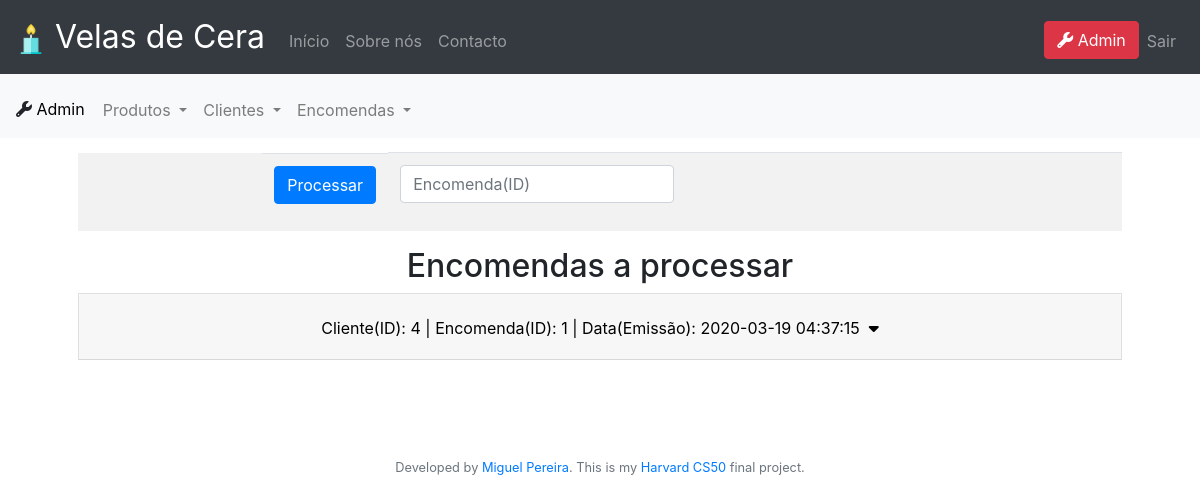
The app's page /admin/encomendas (signed in), older data.
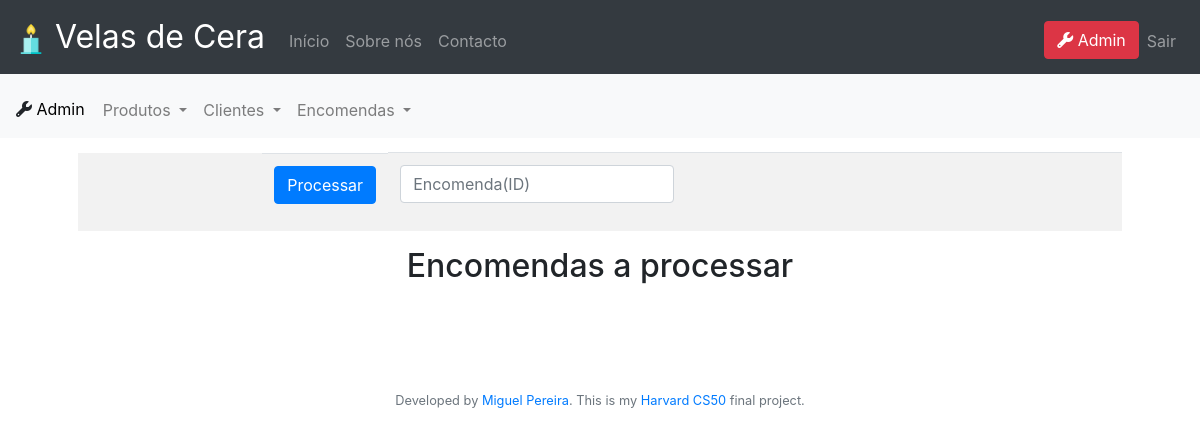
The same page, newer data.
### tables this page shows
CREATE TABLE encomenda (id integer not null primary key autoincrement, user_id integer not null, product_id integer not null, quantities numeric not null, price numeric not null, product_name text not null, data timestamp not null default current_timestamp, estado text not null default em_processo);

### app.py (the view, shortened to what this page needs)
@app.route("/admin/encomendas", methods=["GET", "POST"])
@admin_login_required
def adminEncomendas():
    encomendas_datas = ''
    encomendas = ''
    encomendas_datas = db.execute("select data, id, user_id from encomenda where estado='em_processo' group by data")
    encomendas = db.execute("select * from encomenda")
    return render_template("encomendas.html", encomendas_datas=encomendas_datas, encomendas=encomendas)

### app.py (called while the page is built)
@app.after_request
def after_request(response):
    response.headers["Cache-Control"] = "no-cache, no-store, must-revalidate"
    response.headers["Expires"] = 0
    response.headers["Pragma"] = "no-cache"
    return response

def admin_login_required(f):
    @wraps(f)
    def decorated_function(*args, **kwargs):
        if session.get("user_id") is None:
            return redirect("/login")
        else:
            rows = db.execute("select * from users where id = :id", id=session.get("user_id"))
            if len(rows) != 1 or rows[0]["tipo"] != "admin":
                return apology("Não és admin", 400)
        return f(*args, **kwargs)
    return decorated_function

### templates/encomendas.html (shortened to what this page needs)
{% extends "admin.html" %}
{% block mainAdmin %}
<form action="/admin/encomendas" method="POST" enctype=multipart/form-data>
    <table class="table table-striped">
        <tbody>
            <tr>
                <th style="float: right;"><button class="btn btn-primary" type="submit">Processar</button></th>
                <th>
                    <div class="form-group" style="float: left;">
                        <input type="text" autofocus class="form-control"  placeholder="Encomenda(ID)" name="id">
                </th>
            </tr>
        </tbody>
    </table>
    <h2>Encomendas a processar</h2>
    {% for encomenda_data in encomendas_datas %}
    <div class="accordion" id="accordion">
        <div class="card">
          <div class="card-header" id="heading_{{encomenda_data.id}}">
            <h2 class="mb-0">
              <button style="float: center; text-decoration: none; color: black;" class="btn btn-link" type="button" data-toggle="collapse" data-target="#collapse_{{encomenda_data.id}}" aria-expanded="true" aria-controls="collapse_{{encomenda_data.id}}">
                Cliente(ID): {{encomenda_data.user_id}} | Encomenda(ID): {{encomenda_data.id}} | Data(Emissão): {{encomenda_data.data}} &nbsp;<i class="fas fa-caret-down"></i>
              </button>
            </h2>
          </div>
        </div>
      </div>
      {% endfor %}
    </form>
{% endblock %}

Row changes from the older to the newer data that the page shows:
no longer on this page (row edited): encomenda: user_id "4", id "1", data "2020-03-19 04:37:15"
